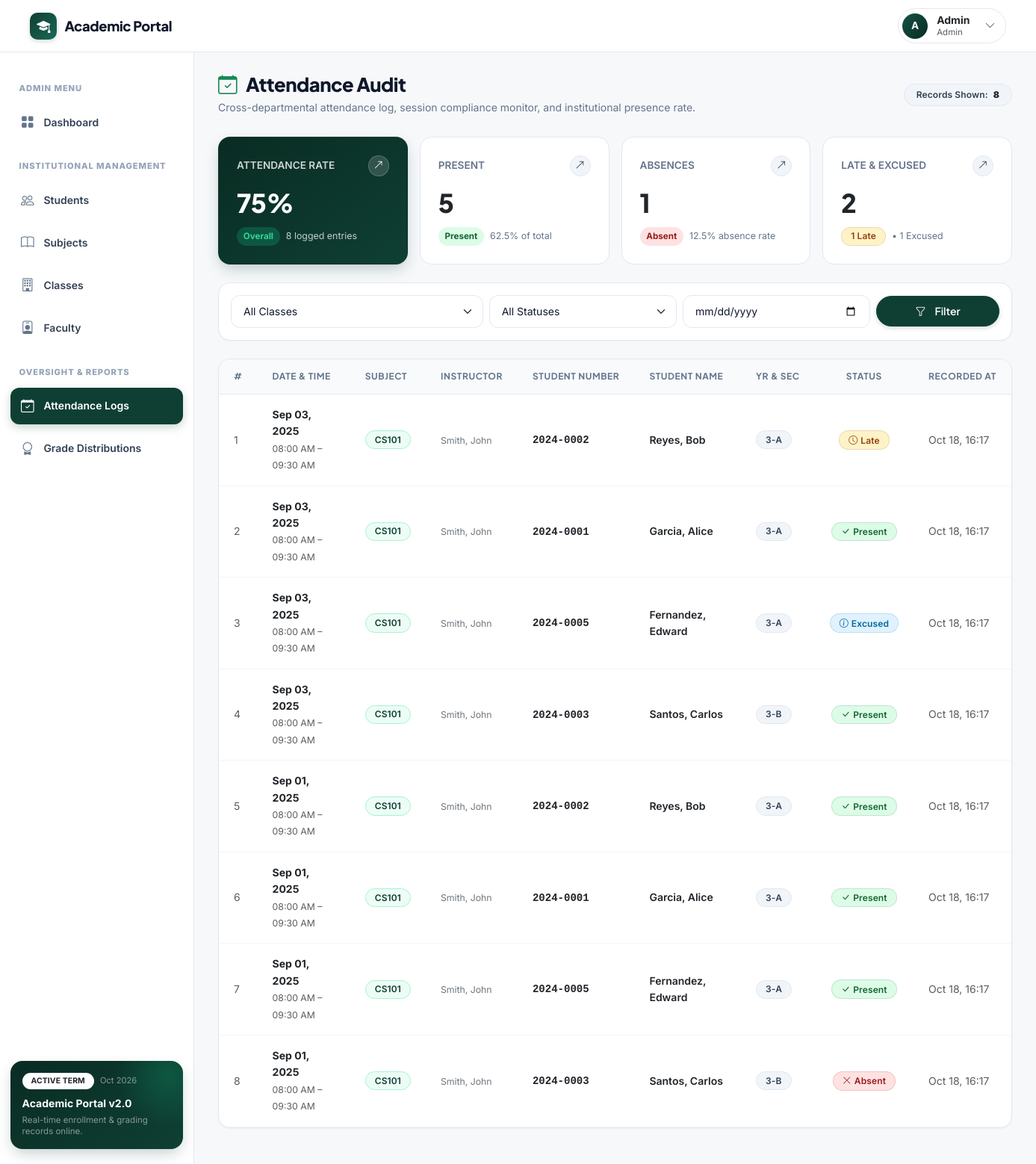
/dean/attendance.php (signed in), run on the app's committed database.
### tables this page shows
CREATE TABLE IF NOT EXISTS attendance (
    attendance_id       INT         AUTO_INCREMENT PRIMARY KEY,
    student_class_id    INT         NOT NULL,
    session_id          INT         NOT NULL,
    status              ENUM('Present','Absent','Late','Excused') NOT NULL DEFAULT 'Present',
    recorded_at         TIMESTAMP   NOT NULL DEFAULT CURRENT_TIMESTAMP,
    updated_at          TIMESTAMP   NOT NULL DEFAULT CURRENT_TIMESTAMP ON UPDATE CURRENT_TIMESTAMP,

    CONSTRAINT fk_att_student_class
        FOREIGN KEY (student_class_id) REFERENCES student_classes(student_class_id)
        ON DELETE RESTRICT ON UPDATE CASCADE,
    CONSTRAINT fk_att_session
        FOREIGN KEY (session_id) REFERENCES class_sessions(session_id)
        ON DELETE RESTRICT ON UPDATE CASCADE,

    UNIQUE KEY uk_attendance (student_class_id, session_id),
    INDEX idx_att_session (session_id),
    INDEX idx_att_status (status)
);

CREATE TABLE IF NOT EXISTS class_sessions (
    session_id      INT         AUTO_INCREMENT PRIMARY KEY,
    class_id        INT         NOT NULL,
    session_date    DATE        NOT NULL,
    start_time      TIME        DEFAULT NULL,
    end_time        TIME        DEFAULT NULL,
    session_time    TIME        DEFAULT NULL,

    CONSTRAINT fk_sessions_class
        FOREIGN KEY (class_id) REFERENCES classes(class_id)
        ON DELETE RESTRICT ON UPDATE CASCADE,

    INDEX idx_sessions_date (class_id, session_date)
);

CREATE TABLE IF NOT EXISTS subjects (
    subject_id      INT             AUTO_INCREMENT PRIMARY KEY,
    subject_code    VARCHAR(20)     NOT NULL UNIQUE,
    subject_name    VARCHAR(100)    NOT NULL
);

CREATE TABLE IF NOT EXISTS students (
    student_id      INT             AUTO_INCREMENT PRIMARY KEY,
    user_id         INT             NOT NULL UNIQUE,
    student_number  VARCHAR(20)     NOT NULL UNIQUE,
    first_name      VARCHAR(50)     NOT NULL,
    middle_name     VARCHAR(50)     DEFAULT NULL,
    last_name       VARCHAR(50)     NOT NULL,
    yr_section      VARCHAR(20)     NOT NULL,

    CONSTRAINT fk_students_user
        FOREIGN KEY (user_id) REFERENCES users(user_id)
        ON DELETE RESTRICT ON UPDATE CASCADE,

    INDEX idx_students_name (last_name, first_name)
);

### includes/permissions.php (called while the page is built, shortened)
<?php
function e($value): string {
    return htmlspecialchars((string)$value, ENT_QUOTES, 'UTF-8');
}

### dean/attendance.php (the view, shortened to what this page needs)
<?php
require_once __DIR__ . '/../includes/header.php';
$pdo = db_connect();
$date_filter = trim($_GET['date'] ?? '');
$sql = 'SELECT a.attendance_id, a.status, a.recorded_at,
               cs.session_date, cs.session_time, cs.start_time, cs.end_time,
               s.subject_code, s.subject_name,
               CONCAT(i.last_name, ", ", i.first_name) AS instructor_name,
               st.student_number, st.first_name, st.last_name, st.yr_section
        FROM attendance a
        JOIN class_sessions cs ON a.session_id = cs.session_id
        JOIN classes c ON cs.class_id = c.class_id
        JOIN subjects s ON c.subject_id = s.subject_id
        JOIN instructors i ON c.instructor_id = i.instructor_id
        JOIN student_classes sc ON a.student_class_id = sc.student_class_id
        JOIN students st ON sc.student_id = st.student_id
        WHERE 1=1';
$params = [];
$sql .= ' ORDER BY cs.session_date DESC, a.recorded_at DESC LIMIT 100';
$stmt = $pdo->prepare($sql);
$stmt->execute($params);
$records = $stmt->fetchAll();
$summary_sql = 'SELECT
    COUNT(*) AS total_count,
    SUM(CASE WHEN a.status = "Present" THEN 1 ELSE 0 END) AS present_count,
    SUM(CASE WHEN a.status = "Absent" THEN 1 ELSE 0 END) AS absent_count,
    SUM(CASE WHEN a.status = "Late" THEN 1 ELSE 0 END) AS late_count,
    SUM(CASE WHEN a.status = "Excused" THEN 1 ELSE 0 END) AS excused_count
FROM attendance a
JOIN class_sessions cs ON a.session_id = cs.session_id
JOIN classes c ON cs.class_id = c.class_id
WHERE 1=1';
$summary_params = [];
$stmt_sum = $pdo->prepare($summary_sql);
$stmt_sum->execute($summary_params);
$stats = $stmt_sum->fetch();
$total = (int)($stats['total_count'] ?? 0);
$present = (int)($stats['present_count'] ?? 0);
$absent = (int)($stats['absent_count'] ?? 0);
$late = (int)($stats['late_count'] ?? 0);
$excused = (int)($stats['excused_count'] ?? 0);
$att_rate = $total > 0 ? round((($present + $late) / $total) * 100, 1) : 0;
?>
<div class="page-header-row">
    <div>
        <h1 class="page-title">
            <i class="bi bi-calendar-check text-success me-1"></i>Attendance Audit
        </h1>
        <p class="page-subtitle">Cross-departmental attendance log, session compliance monitor, and institutional presence rate.</p>
    </div>
    <div>
        <span class="badge bg-secondary px-3 py-2">
            Records Shown: <strong class="text-dark ms-1"><?php echo count($records); ?></strong>
        </span>
    </div>
</div>
<div class="row g-3 mb-4">
    <div class="col-sm-6 col-xl-3">
        <div class="stat-card stat-card-hero">
            <div class="stat-card-header">
                <span class="stat-card-title">ATTENDANCE RATE</span>
                <span class="stat-card-arrow"><i class="bi bi-arrow-up-right"></i></span>
            </div>
            <div class="stat-card-value"><?php echo $att_rate; ?>%</div>
            <div class="stat-card-footer">
                <span class="trend-pill up">Overall</span>
                <span><?php echo number_format($total); ?> logged entries</span>
            </div>
        </div>
    </div>
    <div class="col-sm-6 col-xl-3">
        <div class="stat-card">
            <div class="stat-card-header">
                <span class="stat-card-title">PRESENT</span>
                <span class="stat-card-arrow"><i class="bi bi-arrow-up-right"></i></span>
            </div>
            <div class="stat-card-value text-dark"><?php echo number_format($present); ?></div>
            <div class="stat-card-footer">
                <span class="trend-pill up">Present</span>
                <span><?php echo $total > 0 ? round(($present / $total) * 100, 1) : 0; ?>% of total</span>
            </div>
        </div>
    </div>
    <div class="col-sm-6 col-xl-3">
        <div class="stat-card">
            <div class="stat-card-header">
                <span class="stat-card-title">ABSENCES</span>
                <span class="stat-card-arrow"><i class="bi bi-arrow-up-right"></i></span>
            </div>
            <div class="stat-card-value text-dark"><?php echo number_format($absent); ?></div>
            <div class="stat-card-footer">
                <span class="trend-pill down">Absent</span>
                <span><?php echo $total > 0 ? round(($absent / $total) * 100, 1) : 0; ?>% absence rate</span>
            </div>
        </div>
    </div>
    <div class="col-sm-6 col-xl-3">
        <div class="stat-card">
            <div class="stat-card-header">
                <span class="stat-card-title">LATE & EXCUSED</span>
                <span class="stat-card-arrow"><i class="bi bi-arrow-up-right"></i></span>
            </div>
            <div class="stat-card-value text-dark"><?php echo number_format($late + $excused); ?></div>
            <div class="stat-card-footer">
                <span class="badge bg-warning"><?php echo $late; ?> Late</span>
                <span>&bull; <?php echo $excused; ?> Excused</span>
            </div>
        </div>
    </div>
</div>
<div class="card mb-4">
    <div class="card-body p-3">
        <form method="GET" action="attendance.php" class="row g-2 align-items-center">
            <div class="col-md-4">
                <select name="class_id" class="form-select">
                    <option value="">All Classes</option>
                </select>
            </div>
            <div class="col-md-3">
                <select name="status" class="form-select">
                    <option value="">All Statuses</option>
                </select>
            </div>
            <div class="col-md-3">
                <input type="date" name="date" class="form-control" value="<?php echo e($date_filter); ?>">
            </div>
            <div class="col-md-2 d-flex gap-2">
                <button type="submit" class="btn btn-forest flex-grow-1">
                    <i class="bi bi-funnel me-1"></i> Filter
                </button>
            </div>
        </form>
    </div>
</div>
<div class="card">
    <div class="table-responsive">
        <table class="table table-hover align-middle mb-0">
            <thead>
                <tr>
                    <th style="width: 50px;">#</th>
                    <th>Date & Time</th>
                    <th>Subject</th>
                    <th>Instructor</th>
                    <th>Student Number</th>
                    <th>Student Name</th>
                    <th>Yr & Sec</th>
                    <th class="text-center">Status</th>
                    <th>Recorded At</th>
                </tr>
            </thead>
            <tbody>
                <?php if (empty($records)): ?>
                    <tr>
                        <td colspan="9" class="text-center py-5 text-muted">
                            <i class="bi bi-calendar-x fs-2 d-block mb-2 text-subtle"></i>
                            No attendance records match your filter criteria.
                        </td>
                    </tr>
                <?php else: ?>
                    <?php foreach ($records as $idx => $r): ?>
                        <tr>
                            <td class="text-muted small"><?php echo $idx + 1; ?></td>
                            <td>
                                <div class="fw-bold text-dark"><?php echo date('M d, Y', strtotime($r['session_date'])); ?></div>
                                <small class="text-muted"><?php
                                $st = $r['start_time'] ?? $r['session_time'] ?? null;
                                $et = $r['end_time'] ?? null;
                                if ($st && $et) {
                                    echo date('h:i A', strtotime($st)) . ' – ' . date('h:i A', strtotime($et));
                                } elseif ($st) {
                                    echo date('h:i A', strtotime($st));
                                } else {
                                    echo 'Regular';
                                }
                                ?></small>
                            </td>
                            <td>
                                <span class="badge bg-primary"><?php echo e($r['subject_code']); ?></span>
                            </td>
                            <td><span class="text-secondary small"><?php echo e($r['instructor_name']); ?></span></td>
                            <td>
                                <span class="font-monospace fw-bold text-dark"><?php echo e($r['student_number']); ?></span>
                            </td>
                            <td>
                                <div class="fw-semibold text-dark"><?php echo e($r['last_name'] . ', ' . $r['first_name']); ?></div>
                            </td>
                            <td>
                                <span class="badge bg-secondary"><?php echo e($r['yr_section']); ?></span>
                            </td>
                            <td class="text-center">
                                <?php if ($r['status'] === 'Present'): ?>
                                    <span class="badge bg-success"><i class="bi bi-check-lg me-1"></i>Present</span>
                                <?php elseif ($r['status'] === 'Absent'): ?>
                                    <span class="badge bg-danger"><i class="bi bi-x-lg me-1"></i>Absent</span>
                                <?php elseif ($r['status'] === 'Late'): ?>
                                    <span class="badge bg-warning"><i class="bi bi-clock me-1"></i>Late</span>
                                <?php else: ?>
                                    <span class="badge bg-info"><i class="bi bi-info-circle me-1"></i>Excused</span>
                                <?php endif; ?>
                            </td>
                            <td class="small text-muted">
                                <?php echo date('M d, H:i', strtotime($r['recorded_at'])); ?>
                            </td>
                        </tr>
                    <?php endforeach; ?>
                <?php endif; ?>
            </tbody>
        </table>
    </div>
</div>
<?php require_once __DIR__ . '/../includes/footer.php'; ?>

### data on the page
attendance: session.session_date "Sep 03, 2025", session.start_time "08:00 AM", session.end_time "09:30 AM", subjects.subject_code "CS101", instructor_name "Smith, John", students.student_number "2024-0002", students.last_name+first_name "Reyes, Bob", students.yr_section "3-A", status "Late" (drawn), recorded_at "Oct 18, 16:17"
attendance: session.session_date "Sep 03, 2025", session.start_time "08:00 AM", session.end_time "09:30 AM", subjects.subject_code "CS101", instructor_name "Smith, John", students.student_number "2024-0001", students.last_name+first_name "Garcia, Alice", students.yr_section "3-A", status "Present" (drawn), recorded_at "Oct 18, 16:17"
attendance: session.session_date "Sep 03, 2025", session.start_time "08:00 AM", session.end_time "09:30 AM", subjects.subject_code "CS101", instructor_name "Smith, John", students.student_number "2024-0005", students.last_name+first_name "Fernandez, Edward", students.yr_section "3-A", status "Excused" (drawn), recorded_at "Oct 18, 16:17"
attendance: session.session_date "Sep 03, 2025", session.start_time "08:00 AM", session.end_time "09:30 AM", subjects.subject_code "CS101", instructor_name "Smith, John", students.student_number "2024-0003", students.last_name+first_name "Santos, Carlos", students.yr_section "3-B", status "Present" (drawn), recorded_at "Oct 18, 16:17"
attendance: session.session_date "Sep 01, 2025", session.start_time "08:00 AM", session.end_time "09:30 AM", subjects.subject_code "CS101", instructor_name "Smith, John", students.student_number "2024-0002", students.last_name+first_name "Reyes, Bob", students.yr_section "3-A", status "Present" (drawn), recorded_at "Oct 18, 16:17"
attendance: session.session_date "Sep 01, 2025", session.start_time "08:00 AM", session.end_time "09:30 AM", subjects.subject_code "CS101", instructor_name "Smith, John", students.student_number "2024-0001", students.last_name+first_name "Garcia, Alice", students.yr_section "3-A", status "Present" (drawn), recorded_at "Oct 18, 16:17"
attendance: session.session_date "Sep 01, 2025", session.start_time "08:00 AM", session.end_time "09:30 AM", subjects.subject_code "CS101", instructor_name "Smith, John", students.student_number "2024-0005", students.last_name+first_name "Fernandez, Edward", students.yr_section "3-A", status "Present" (drawn), recorded_at "Oct 18, 16:17"
attendance: session.session_date "Sep 01, 2025", session.start_time "08:00 AM", session.end_time "09:30 AM", subjects.subject_code "CS101", instructor_name "Smith, John", students.student_number "2024-0003", students.last_name+first_name "Santos, Carlos", students.yr_section "3-B", status "Absent" (drawn), recorded_at "Oct 18, 16:17"

### other printed values
substr($display_name, 0, 1) "A"
$display_name "Admin"
$role_badge "Admin"
count($records) "8"
$att_rate "75"
$total "8"
$present "5"
$absent "1"
$late + $excused "2"
$late "1"
$excused "1"
